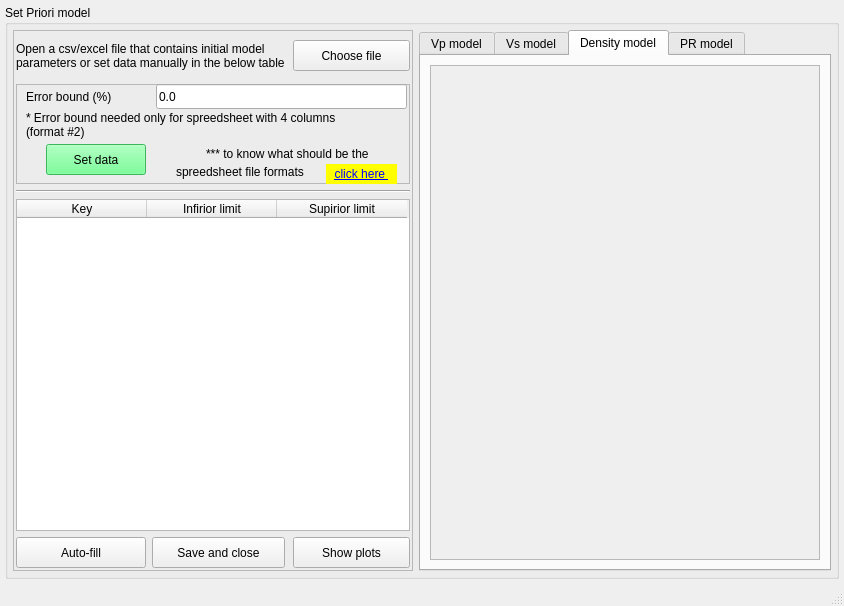
<?xml version="1.0" encoding="UTF-8"?>
<ui version="4.0">
 <class>setModelWin</class>
 <widget class="QMainWindow" name="setModelWin">
  <property name="geometry">
   <rect>
    <x>0</x>
    <y>0</y>
    <width>844</width>
    <height>602</height>
   </rect>
  </property>
  <property name="windowTitle">
   <string>SurfWaver - Set initial model parameters</string>
  </property>
  <property name="windowIcon">
   <iconset>
    <normaloff>../icons/logo.png</normaloff>../icons/logo.png</iconset>
  </property>
  <widget class="QWidget" name="centralwidget">
   <layout class="QVBoxLayout" name="verticalLayout">
    <property name="leftMargin">
     <number>5</number>
    </property>
    <property name="topMargin">
     <number>5</number>
    </property>
    <property name="rightMargin">
     <number>5</number>
    </property>
    <property name="bottomMargin">
     <number>5</number>
    </property>
    <item>
     <widget class="QGroupBox" name="SetPrioriModel">
      <property name="maximumSize">
       <size>
        <width>914</width>
        <height>16777215</height>
       </size>
      </property>
      <property name="styleSheet">
       <string notr="true">font: 75 12pt &quot;Verdana&quot;;</string>
      </property>
      <property name="title">
       <string>Set Priori model</string>
      </property>
      <layout class="QHBoxLayout" name="horizontalLayout">
       <property name="leftMargin">
        <number>5</number>
       </property>
       <property name="topMargin">
        <number>5</number>
       </property>
       <property name="rightMargin">
        <number>5</number>
       </property>
       <property name="bottomMargin">
        <number>5</number>
       </property>
       <item>
        <widget class="QFrame" name="frame">
         <property name="minimumSize">
          <size>
           <width>400</width>
           <height>541</height>
          </size>
         </property>
         <property name="maximumSize">
          <size>
           <width>400</width>
           <height>541</height>
          </size>
         </property>
         <property name="frameShape">
          <enum>QFrame::StyledPanel</enum>
         </property>
         <property name="frameShadow">
          <enum>QFrame::Raised</enum>
         </property>
         <layout class="QGridLayout" name="gridLayout">
          <property name="leftMargin">
           <number>2</number>
          </property>
          <property name="topMargin">
           <number>2</number>
          </property>
          <property name="rightMargin">
           <number>2</number>
          </property>
          <property name="bottomMargin">
           <number>2</number>
          </property>
          <item row="0" column="0" colspan="2">
           <widget class="QLabel" name="label">
            <property name="minimumSize">
             <size>
              <width>271</width>
              <height>45</height>
             </size>
            </property>
            <property name="maximumSize">
             <size>
              <width>271</width>
              <height>16777215</height>
             </size>
            </property>
            <property name="styleSheet">
             <string notr="true">font: 75 9pt &quot;Verdana&quot;;</string>
            </property>
            <property name="text">
             <string>Open a csv/excel file that contains initial model parameters or set data manually in the below table</string>
            </property>
            <property name="wordWrap">
             <bool>true</bool>
            </property>
           </widget>
          </item>
          <item row="0" column="2">
           <widget class="QPushButton" name="open">
            <property name="minimumSize">
             <size>
              <width>111</width>
              <height>31</height>
             </size>
            </property>
            <property name="maximumSize">
             <size>
              <width>119</width>
              <height>31</height>
             </size>
            </property>
            <property name="toolTip">
             <string>&lt;html&gt;&lt;head/&gt;&lt;body&gt;&lt;p&gt;Spreedsheet Format #1, header keys -&amp;gt; [&lt;span style=&quot; font-family:'Consolas','Courier New','monospace'; font-size:14px; font-weight:400; color:#ce9178;&quot;&gt;&amp;quot;zinf&amp;quot;&lt;/span&gt;&lt;span style=&quot; font-family:'Consolas','Courier New','monospace'; font-size:14px; font-weight:400; color:#d4d4d4;&quot;&gt;, &lt;/span&gt;&lt;span style=&quot; font-family:'Consolas','Courier New','monospace'; font-size:14px; font-weight:400; color:#ce9178;&quot;&gt;&amp;quot;zsup&amp;quot;&lt;/span&gt;&lt;span style=&quot; font-family:'Consolas','Courier New','monospace'; font-size:14px; font-weight:400; color:#d4d4d4;&quot;&gt;, &lt;/span&gt;&lt;span style=&quot; font-family:'Consolas','Courier New','monospace'; font-size:14px; font-weight:400; color:#ce9178;&quot;&gt;&amp;quot;vpinf&amp;quot;&lt;/span&gt;&lt;span style=&quot; font-family:'Consolas','Courier New','monospace'; font-size:14px; font-weight:400; color:#d4d4d4;&quot;&gt;, &lt;/span&gt;&lt;span style=&quot; font-family:'Consolas','Courier New','monospace'; font-size:14px; font-weight:400; color:#ce9178;&quot;&gt;&amp;quot;vpsup&amp;quot;&lt;/span&gt;&lt;span style=&quot; font-family:'Consolas','Courier New','monospace'; font-size:14px; font-weight:400; color:#d4d4d4;&quot;&gt;, &lt;/span&gt;&lt;span style=&quot; font-family:'Consolas','Courier New','monospace'; font-size:14px; font-weight:400; color:#ce9178;&quot;&gt;&amp;quot;vsinf&amp;quot;&lt;/span&gt;&lt;span style=&quot; font-family:'Consolas','Courier New','monospace'; font-size:14px; font-weight:400; color:#d4d4d4;&quot;&gt;, &lt;/span&gt;&lt;span style=&quot; font-family:'Consolas','Courier New','monospace'; font-size:14px; font-weight:400; color:#ce9178;&quot;&gt;&amp;quot;vssup&amp;quot;&lt;/span&gt;&lt;span style=&quot; font-family:'Consolas','Courier New','monospace'; font-size:14px; font-weight:400; color:#d4d4d4;&quot;&gt;, &lt;/span&gt;&lt;span style=&quot; font-family:'Consolas','Courier New','monospace'; font-size:14px; font-weight:400; color:#ce9178;&quot;&gt;&amp;quot;rhinf&amp;quot;&lt;/span&gt;&lt;span style=&quot; font-family:'Consolas','Courier New','monospace'; font-size:14px; font-weight:400; color:#d4d4d4;&quot;&gt;, &lt;/span&gt;&lt;span style=&quot; font-family:'Consolas','Courier New','monospace'; font-size:14px; font-weight:400; color:#ce9178;&quot;&gt;&amp;quot;rhsup&amp;quot;]&lt;/span&gt;&lt;/p&gt;&lt;p&gt;Spreedsheet Format #2, header keys -&amp;gt; [&lt;span style=&quot; font-family:'Consolas','Courier New','monospace'; font-size:14px; color:#ce9178;&quot;&gt;&amp;quot;z&amp;quot;, &amp;quot;vp&amp;quot;&lt;/span&gt;&lt;span style=&quot; font-family:'Consolas','Courier New','monospace'; font-size:14px; color:#d4d4d4;&quot;&gt;, &lt;/span&gt;&lt;span style=&quot; font-family:'Consolas','Courier New','monospace'; font-size:14px; color:#ce9178;&quot;&gt;&amp;quot;vs&amp;quot;&lt;/span&gt;&lt;span style=&quot; font-family:'Consolas','Courier New','monospace'; font-size:14px; color:#d4d4d4;&quot;&gt;, &lt;/span&gt;&lt;span style=&quot; font-family:'Consolas','Courier New','monospace'; font-size:14px; color:#ce9178;&quot;&gt;&amp;quot;rh&amp;quot;]&lt;/span&gt;&lt;/p&gt;&lt;/body&gt;&lt;/html&gt;</string>
            </property>
            <property name="styleSheet">
             <string notr="true">font: 75 9pt &quot;Verdana&quot;;</string>
            </property>
            <property name="text">
             <string>Choose file</string>
            </property>
           </widget>
          </item>
          <item row="1" column="0" colspan="3">
           <widget class="QFrame" name="frame_2">
            <property name="minimumSize">
             <size>
              <width>0</width>
              <height>100</height>
             </size>
            </property>
            <property name="styleSheet">
             <string notr="true">font: 75 10pt &quot;Verdana&quot;;</string>
            </property>
            <property name="frameShape">
             <enum>QFrame::StyledPanel</enum>
            </property>
            <property name="frameShadow">
             <enum>QFrame::Raised</enum>
            </property>
            <widget class="QLabel" name="label_3">
             <property name="geometry">
              <rect>
               <x>190</x>
               <y>60</y>
               <width>191</width>
               <height>20</height>
              </rect>
             </property>
             <property name="styleSheet">
              <string notr="true">font: 8pt &quot;Verdana&quot;;</string>
             </property>
             <property name="text">
              <string>*** to know what should be the </string>
             </property>
            </widget>
            <widget class="QLabel" name="link">
             <property name="geometry">
              <rect>
               <x>310</x>
               <y>80</y>
               <width>71</width>
               <height>20</height>
              </rect>
             </property>
             <property name="styleSheet">
              <string notr="true">color:rgb(200, 0, 0);
font:75 8pt &quot;Verdana&quot;;
text-decoration: underline;
background-color:rgb(255, 255, 0);</string>
             </property>
             <property name="text">
              <string>&lt;a href=&quot;https://github.com/Shanu911/SurfWaver/blob/main/docs/Coming_Soon.txt&quot;&gt; click here &lt;/a&gt;</string>
             </property>
             <property name="alignment">
              <set>Qt::AlignCenter</set>
             </property>
             <property name="openExternalLinks">
              <bool>true</bool>
             </property>
            </widget>
            <widget class="QLabel" name="label_5">
             <property name="geometry">
              <rect>
               <x>160</x>
               <y>80</y>
               <width>141</width>
               <height>16</height>
              </rect>
             </property>
             <property name="styleSheet">
              <string notr="true">font: 8pt &quot;Verdana&quot;;</string>
             </property>
             <property name="text">
              <string>spreedsheet file formats</string>
             </property>
            </widget>
            <widget class="QLabel" name="label_6">
             <property name="geometry">
              <rect>
               <x>10</x>
               <y>5</y>
               <width>111</width>
               <height>16</height>
              </rect>
             </property>
             <property name="text">
              <string>Error bound (%)</string>
             </property>
            </widget>
            <widget class="QLineEdit" name="lineEdit">
             <property name="geometry">
              <rect>
               <x>140</x>
               <y>0</y>
               <width>251</width>
               <height>25</height>
              </rect>
             </property>
             <property name="minimumSize">
              <size>
               <width>0</width>
               <height>25</height>
              </size>
             </property>
             <property name="toolTip">
              <string>&lt;html&gt;&lt;head/&gt;&lt;body&gt;&lt;p&gt;&lt;span style=&quot; font-size:9pt;&quot;&gt;If each key has a different error bound, then use commas (,) to separate the error bounds of each key,&lt;/span&gt;&lt;/p&gt;&lt;p&gt;&lt;span style=&quot; font-size:9pt;&quot;&gt;otherwise type a single value.&lt;/span&gt;&lt;/p&gt;&lt;/body&gt;&lt;/html&gt;</string>
             </property>
             <property name="styleSheet">
              <string notr="true">font: 75 11pt &quot;Verdana&quot;;</string>
             </property>
             <property name="text">
              <string>0.0</string>
             </property>
            </widget>
            <widget class="QLabel" name="label_7">
             <property name="geometry">
              <rect>
               <x>10</x>
               <y>25</y>
               <width>371</width>
               <height>31</height>
              </rect>
             </property>
             <property name="styleSheet">
              <string notr="true">font: 8pt &quot;Verdana&quot;;</string>
             </property>
             <property name="text">
              <string>* Error bound needed only for spreedsheet with 4 columns 
(format #2)</string>
             </property>
            </widget>
            <widget class="QPushButton" name="set">
             <property name="geometry">
              <rect>
               <x>30</x>
               <y>60</y>
               <width>100</width>
               <height>31</height>
              </rect>
             </property>
             <property name="minimumSize">
              <size>
               <width>100</width>
               <height>31</height>
              </size>
             </property>
             <property name="maximumSize">
              <size>
               <width>100</width>
               <height>31</height>
              </size>
             </property>
             <property name="styleSheet">
              <string notr="true">font: 75 11pt &quot;Calibri&quot;;
background: rgb(85, 255, 127)</string>
             </property>
             <property name="text">
              <string>Set data</string>
             </property>
            </widget>
           </widget>
          </item>
          <item row="4" column="0">
           <widget class="QPushButton" name="autofill_btn">
            <property name="minimumSize">
             <size>
              <width>115</width>
              <height>31</height>
             </size>
            </property>
            <property name="maximumSize">
             <size>
              <width>130</width>
              <height>31</height>
             </size>
            </property>
            <property name="styleSheet">
             <string notr="true">font: 75 9pt &quot;Verdana&quot;;</string>
            </property>
            <property name="text">
             <string>Auto-fill</string>
            </property>
           </widget>
          </item>
          <item row="2" column="0" colspan="3">
           <widget class="Line" name="line">
            <property name="maximumSize">
             <size>
              <width>396</width>
              <height>16777215</height>
             </size>
            </property>
            <property name="orientation">
             <enum>Qt::Horizontal</enum>
            </property>
           </widget>
          </item>
          <item row="3" column="0" colspan="3">
           <widget class="QTableWidget" name="tableWidget">
            <property name="minimumSize">
             <size>
              <width>388</width>
              <height>0</height>
             </size>
            </property>
            <property name="maximumSize">
             <size>
              <width>396</width>
              <height>16777215</height>
             </size>
            </property>
            <property name="styleSheet">
             <string notr="true">font: 75 9pt &quot;Verdana&quot;;</string>
            </property>
            <property name="sizeAdjustPolicy">
             <enum>QAbstractScrollArea::AdjustToContents</enum>
            </property>
            <attribute name="horizontalHeaderDefaultSectionSize">
             <number>130</number>
            </attribute>
            <column>
             <property name="text">
              <string>Key</string>
             </property>
            </column>
            <column>
             <property name="text">
              <string>Infirior limit</string>
             </property>
            </column>
            <column>
             <property name="text">
              <string>Supirior limit</string>
             </property>
            </column>
           </widget>
          </item>
          <item row="4" column="1">
           <widget class="QPushButton" name="SaveAndClose">
            <property name="minimumSize">
             <size>
              <width>121</width>
              <height>31</height>
             </size>
            </property>
            <property name="maximumSize">
             <size>
              <width>133</width>
              <height>31</height>
             </size>
            </property>
            <property name="styleSheet">
             <string notr="true">font: 75 9pt &quot;Verdana&quot;;</string>
            </property>
            <property name="text">
             <string>Save and close</string>
            </property>
           </widget>
          </item>
          <item row="4" column="2">
           <widget class="QPushButton" name="displayplots_btn">
            <property name="minimumSize">
             <size>
              <width>0</width>
              <height>31</height>
             </size>
            </property>
            <property name="maximumSize">
             <size>
              <width>16777215</width>
              <height>31</height>
             </size>
            </property>
            <property name="styleSheet">
             <string notr="true">font: 75 9pt &quot;Verdana&quot;;</string>
            </property>
            <property name="text">
             <string>Show plots</string>
            </property>
           </widget>
          </item>
         </layout>
        </widget>
       </item>
       <item>
        <widget class="QTabWidget" name="tabWidget">
         <property name="styleSheet">
          <string notr="true">font: 75 9pt &quot;Verdana&quot;;</string>
         </property>
         <property name="currentIndex">
          <number>2</number>
         </property>
         <widget class="QWidget" name="tab">
          <attribute name="title">
           <string>Vp model</string>
          </attribute>
          <layout class="QVBoxLayout" name="verticalLayout_2">
           <item>
            <widget class="QScrollArea" name="sa_1">
             <property name="widgetResizable">
              <bool>true</bool>
             </property>
             <property name="alignment">
              <set>Qt::AlignCenter</set>
             </property>
             <widget class="QWidget" name="scrollAreaWidgetContents">
              <property name="geometry">
               <rect>
                <x>0</x>
                <y>0</y>
                <width>390</width>
                <height>495</height>
               </rect>
              </property>
              <layout class="QHBoxLayout" name="hl1"/>
             </widget>
            </widget>
           </item>
          </layout>
         </widget>
         <widget class="QWidget" name="tab_2">
          <attribute name="title">
           <string>Vs model</string>
          </attribute>
          <layout class="QVBoxLayout" name="verticalLayout_3">
           <item>
            <widget class="QScrollArea" name="sa_2">
             <property name="widgetResizable">
              <bool>true</bool>
             </property>
             <property name="alignment">
              <set>Qt::AlignCenter</set>
             </property>
             <widget class="QWidget" name="scrollAreaWidgetContents_2">
              <property name="geometry">
               <rect>
                <x>0</x>
                <y>0</y>
                <width>390</width>
                <height>495</height>
               </rect>
              </property>
              <layout class="QHBoxLayout" name="hl2"/>
             </widget>
            </widget>
           </item>
          </layout>
         </widget>
         <widget class="QWidget" name="tab_3">
          <attribute name="title">
           <string>Density model</string>
          </attribute>
          <layout class="QHBoxLayout" name="horizontalLayout_2">
           <item>
            <widget class="QScrollArea" name="sa_3">
             <property name="widgetResizable">
              <bool>true</bool>
             </property>
             <property name="alignment">
              <set>Qt::AlignCenter</set>
             </property>
             <widget class="QWidget" name="scrollAreaWidgetContents_3">
              <property name="geometry">
               <rect>
                <x>0</x>
                <y>0</y>
                <width>390</width>
                <height>495</height>
               </rect>
              </property>
              <layout class="QHBoxLayout" name="hl3"/>
             </widget>
            </widget>
           </item>
          </layout>
         </widget>
         <widget class="QWidget" name="tab_4">
          <attribute name="title">
           <string>PR model</string>
          </attribute>
          <layout class="QHBoxLayout" name="horizontalLayout_3">
           <item>
            <widget class="QScrollArea" name="sa_4">
             <property name="widgetResizable">
              <bool>true</bool>
             </property>
             <property name="alignment">
              <set>Qt::AlignCenter</set>
             </property>
             <widget class="QWidget" name="scrollAreaWidgetContents_4">
              <property name="geometry">
               <rect>
                <x>0</x>
                <y>0</y>
                <width>390</width>
                <height>495</height>
               </rect>
              </property>
              <layout class="QHBoxLayout" name="hl4"/>
             </widget>
            </widget>
           </item>
          </layout>
         </widget>
        </widget>
       </item>
      </layout>
     </widget>
    </item>
   </layout>
  </widget>
  <widget class="QStatusBar" name="statusbar"/>
 </widget>
 <resources/>
 <connections/>
</ui>
